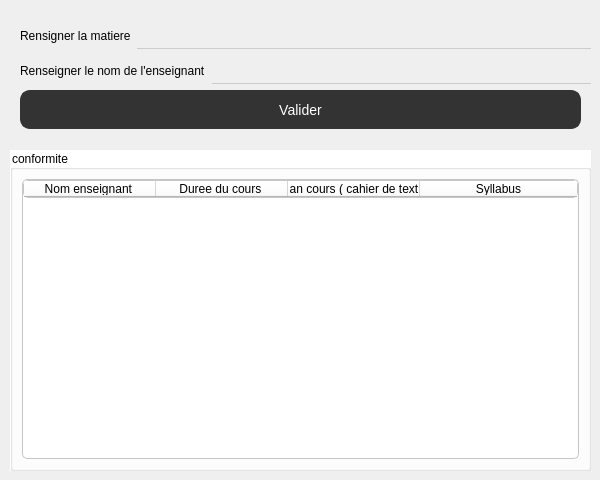
      <widget class="QWidget" name="Conformite">
       <widget class="QGroupBox" name="groupBox_6">
        <property name="geometry">
         <rect>
          <x>10</x>
          <y>150</y>
          <width>581</width>
          <height>321</height>
         </rect>
        </property>
        <property name="styleSheet">
         <string notr="true">background-color: rgb(255, 255, 255);</string>
        </property>
        <property name="title">
         <string>conformite</string>
        </property>
        <layout class="QGridLayout" name="gridLayout_6">
         <item row="0" column="0">
          <widget class="QTableWidget" name="tableWidget_6">
           <property name="styleSheet">
            <string notr="true">border: 1px solid #c6c6c6;
border-radius: 5px;</string>
           </property>
           <attribute name="horizontalHeaderCascadingSectionResizes">
            <bool>false</bool>
           </attribute>
           <attribute name="horizontalHeaderDefaultSectionSize">
            <number>132</number>
           </attribute>
           <attribute name="horizontalHeaderStretchLastSection">
            <bool>true</bool>
           </attribute>
           <column>
            <property name="text">
             <string>Nom enseignant </string>
            </property>
           </column>
           <column>
            <property name="text">
             <string>Duree du cours </string>
            </property>
           </column>
           <column>
            <property name="text">
             <string>Plan cours ( cahier de texte)</string>
            </property>
           </column>
           <column>
            <property name="text">
             <string>Syllabus</string>
            </property>
           </column>
          </widget>
         </item>
        </layout>
       </widget>
       <widget class="QWidget" name="widget_5" native="true">
        <property name="geometry">
         <rect>
          <x>10</x>
          <y>10</y>
          <width>581</width>
          <height>121</height>
         </rect>
        </property>
        <widget class="QPushButton" name="btn_conformite">
         <property name="geometry">
          <rect>
           <x>10</x>
           <y>80</y>
           <width>561</width>
           <height>39</height>
          </rect>
         </property>
         <property name="styleSheet">
          <string notr="true">QPushButton {
    background-color: #333333; 
    color: #FFFFFF; 
    border: 2px solid #333333; /* Bordure */
    border-radius: 10px; 
    padding: 8px 16px;
    font-size: 14px; 
}

/* Changement de style au survol */
QPushButton:hover {
    background-color: #555555;
    border-color: #555555; 
}

/* Changement de style lorsqu'on clique */
QPushButton:pressed {
    background-color: #222222; /* Couleur de fond lors du clic */
    border-color: #222222; /* Bordure lors du clic */
    color: #CCCCCC; /* Couleur du texte lors du clic */
}
</string>
         </property>
         <property name="text">
          <string>Valider</string>
         </property>
        </widget>
        <widget class="QWidget" name="">
         <property name="geometry">
          <rect>
           <x>10</x>
           <y>10</y>
           <width>571</width>
           <height>68</height>
          </rect>
         </property>
         <layout class="QVBoxLayout" name="verticalLayout_10">
          <item>
           <layout class="QHBoxLayout" name="horizontalLayout_16">
            <item>
             <widget class="QLabel" name="label_27">
              <property name="text">
               <string>Rensigner la matiere</string>
              </property>
             </widget>
            </item>
            <item>
             <widget class="QLineEdit" name="lineEdit_12">
              <property name="maximumSize">
               <size>
                <width>16777215</width>
                <height>16777215</height>
               </size>
              </property>
              <property name="baseSize">
               <size>
                <width>0</width>
                <height>0</height>
               </size>
              </property>
              <property name="styleSheet">
               <string notr="true">/* Style de base pour le QLineEdit */
QLineEdit {
    background-color: transparent; /* Fond transparent */
    border: none; /* Pas de bordure par défaut */
    border-bottom: 1px solid #CCCCCC; /* Bordure en bas seulement */
    padding: 2px; /* Espacement du texte à l'intérieur */
    font-size: 16px; /* Taille de la police */
    color: #333333; /* Couleur du texte */
}

/* Changement de style au survol */
QLineEdit:hover {
    border-bottom-color: #AAAAAA; /* Couleur de la bordure en bas au survol */
}

/* Changement de style lorsqu'il est actif/focus */
QLineEdit:focus {
    border-bottom-color: #007ACC; /* Couleur de la bordure en bas lorsqu'il est actif */
}

</string>
              </property>
              <property name="readOnly">
               <bool>false</bool>
              </property>
             </widget>
            </item>
           </layout>
          </item>
          <item>
           <layout class="QHBoxLayout" name="horizontalLayout_24">
            <item>
             <widget class="QLabel" name="label_28">
              <property name="text">
               <string>Renseigner le nom de l'enseignant</string>
              </property>
             </widget>
            </item>
            <item>
             <widget class="QLineEdit" name="lineEdit_13">
              <property name="styleSheet">
               <string notr="true">/* Style de base pour le QLineEdit */
QLineEdit {
    background-color: transparent; /* Fond transparent */
    border: none; /* Pas de bordure par défaut */
    border-bottom: 1px solid #CCCCCC; /* Bordure en bas seulement */
    padding: 2px; /* Espacement du texte à l'intérieur */
    font-size: 16px; /* Taille de la police */
    color: #333333; /* Couleur du texte */
}

/* Changement de style au survol */
QLineEdit:hover {
    border-bottom-color: #AAAAAA; /* Couleur de la bordure en bas au survol */
}

/* Changement de style lorsqu'il est actif/focus */
QLineEdit:focus {
    border-bottom-color: #007ACC; /* Couleur de la bordure en bas lorsqu'il est actif */
}
</string>
              </property>
             </widget>
            </item>
           </layout>
          </item>
         </layout>
        </widget>
       </widget>
      </widget>
